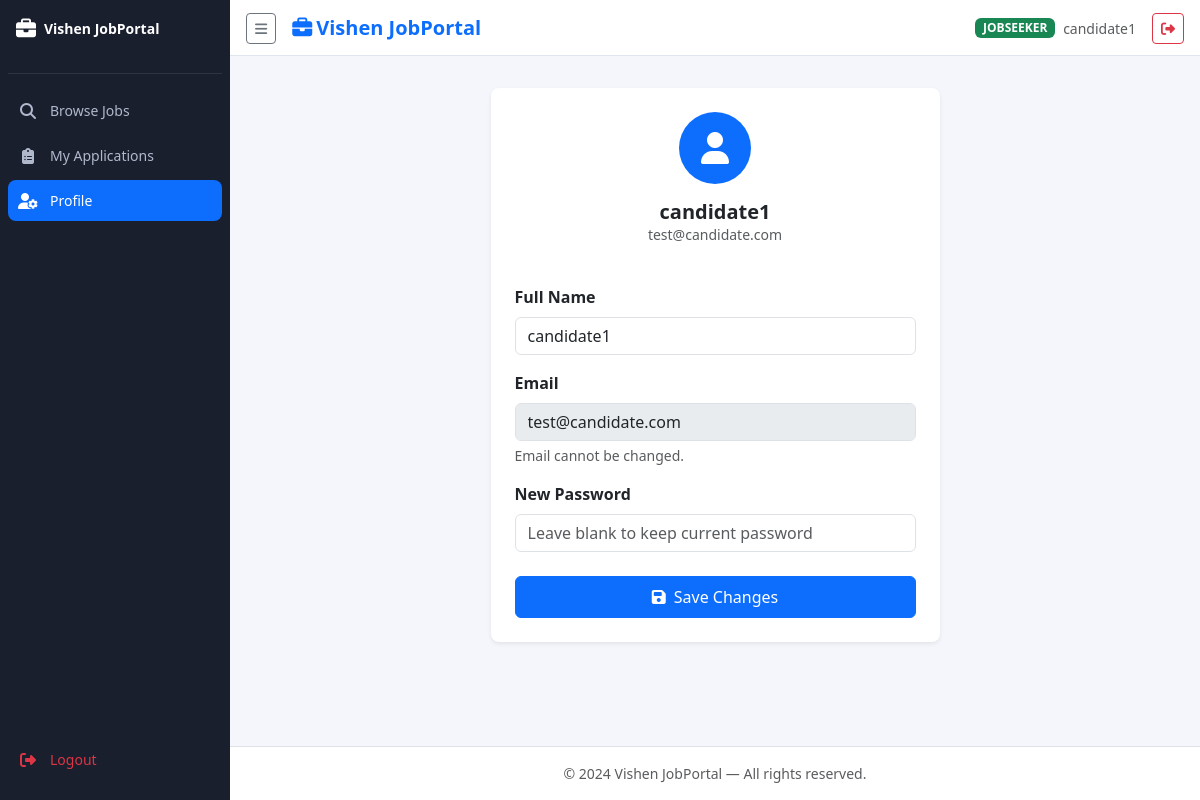
/profile (signed in), run on the app's committed database.
### tables this page shows
CREATE TABLE users (
        id INTEGER PRIMARY KEY AUTOINCREMENT,
        name TEXT NOT NULL, email TEXT UNIQUE NOT NULL,
        password TEXT NOT NULL,
        role TEXT NOT NULL CHECK(role IN ('admin','employer','jobseeker')),
        company TEXT, created_at TIMESTAMP DEFAULT CURRENT_TIMESTAMP);

### app.py (the view, shortened to what this page needs)
@app.route('/profile', methods=['GET','POST'])
@role_required('jobseeker')
def profile():
    conn = get_db()
    user = conn.execute("SELECT * FROM users WHERE id=?",(session['user_id'],)).fetchone()
    conn.close(); return render_template('profile.html', user=user)

### app.py (called while the page is built)
def get_db():
    conn = sqlite3.connect(DATABASE)
    conn.row_factory = sqlite3.Row
    return conn

def role_required(*roles):
    def decorator(f):
        @wraps(f)
        def decorated(*args, **kwargs):
            if 'user_id' not in session:
                return redirect(url_for('login'))
            if session.get('role') not in roles:
                flash('Access denied.','danger')
                return redirect(url_for('dashboard'))
            return f(*args, **kwargs)
        return decorated
    return decorator

### templates/profile.html (shortened to what this page needs)
{% extends "base.html" %}
{% block content %}
<div class="row justify-content-center">
  <div class="col-md-6">
    <div class="card border-0 shadow-sm rounded-3 p-4">
      <div class="text-center mb-4">
        <div class="bg-primary rounded-circle d-inline-flex align-items-center justify-content-center mb-3"
             style="width:72px;height:72px">
          <i class="fas fa-user fa-2x text-white"></i>
        </div>
        <h5 class="fw-bold mb-0">{{ user.name }}</h5>
        <p class="text-muted small">{{ user.email }}</p>
      </div>
      <form method="POST">
        <div class="mb-3">
          <label class="form-label fw-semibold">Full Name</label>
          <input type="text" name="name" class="form-control" value="{{ user.name }}" required>
        </div>
        <div class="mb-3">
          <label class="form-label fw-semibold">Email</label>
          <input type="email" class="form-control" value="{{ user.email }}" disabled>
          <div class="form-text">Email cannot be changed.</div>
        </div>
        <div class="mb-4">
          <label class="form-label fw-semibold">New Password</label>
          <input type="password" name="password" class="form-control"
                 placeholder="Leave blank to keep current password" minlength="6">
        </div>
        <button type="submit" class="btn btn-primary w-100 py-2">
          <i class="fas fa-save me-2"></i>Save Changes
        </button>
      </form>
    </div>
  </div>
</div>
{% endblock %}

### templates/base.html (shortened to what this page needs)
<!DOCTYPE html>
<html lang="en">
<head>
  <link href="https://cdn.jsdelivr.net/npm/bootstrap@5.3.0/dist/css/bootstrap.min.css" rel="stylesheet">
  <link href="https://cdnjs.cloudflare.com/ajax/libs/font-awesome/6.4.0/css/all.min.css" rel="stylesheet">
  <link href="{{ url_for('static', filename='css/style.css') }}" rel="stylesheet">
</head>
<body>
{% if session.user_id %}
<div class="sidebar" id="sidebar">
  <div class="sidebar-brand">
    <i class="fas fa-briefcase fa-lg"></i>
    <span class="sidebar-label ms-2 fw-bold">Vishen JobPortal</span>
  </div>
  <hr class="text-secondary mx-2">
  <ul class="sidebar-nav list-unstyled">
    {% if session.role == 'admin' %}
      <li>
        <a href="{{ url_for('dashboard') }}" class="sidebar-link {% if request.endpoint == 'dashboard' %}active{% endif %}">
          <i class="fas fa-tachometer-alt fa-fw"></i>
          <span class="sidebar-label">Dashboard</span>
        </a>
      </li>
      <li>
        <a href="{{ url_for('admin_jobs') }}" class="sidebar-link {% if request.endpoint == 'admin_jobs' %}active{% endif %}">
          <i class="fas fa-file-alt fa-fw"></i>
          <span class="sidebar-label">Manage Jobs</span>
        </a>
      </li>
      <li>
        <a href="{{ url_for('admin_employers') }}" class="sidebar-link {% if request.endpoint == 'admin_employers' %}active{% endif %}">
          <i class="fas fa-building fa-fw"></i>
          <span class="sidebar-label">Employers</span>
        </a>
      </li>
      <li>
        <a href="{{ url_for('admin_jobseekers') }}" class="sidebar-link {% if request.endpoint == 'admin_jobseekers' %}active{% endif %}">
          <i class="fas fa-users fa-fw"></i>
          <span class="sidebar-label">Jobseekers</span>
        </a>
      </li>
    {% else %}
      <li>
        <a href="{{ url_for('dashboard') }}" class="sidebar-link {% if request.endpoint == 'dashboard' %}active{% endif %}">
          <i class="fas fa-search fa-fw"></i>
          <span class="sidebar-label">Browse Jobs</span>
        </a>
      </li>
      <li>
        <a href="{{ url_for('my_applications') }}" class="sidebar-link {% if request.endpoint == 'my_applications' %}active{% endif %}">
          <i class="fas fa-clipboard-list fa-fw"></i>
          <span class="sidebar-label">My Applications</span>
        </a>
      </li>
      <li>
        <a href="{{ url_for('profile') }}" class="sidebar-link {% if request.endpoint == 'profile' %}active{% endif %}">
          <i class="fas fa-user-cog fa-fw"></i>
          <span class="sidebar-label">Profile</span>
        </a>
      </li>
    {% endif %}
    <li class="mt-auto pt-3">
      <a href="{{ url_for('logout') }}" class="sidebar-link text-danger">
        <i class="fas fa-sign-out-alt fa-fw"></i>
        <span class="sidebar-label">Logout</span>
      </a>
    </li>
  </ul>
</div>
{% endif %}
{% if session.user_id %}
<div class="main-wrapper" id="mainWrapper">
  <nav class="topbar navbar px-3">
    <button class="btn btn-sm btn-outline-secondary me-3" id="sidebarToggle">
      <i class="fas fa-bars"></i>
    </button>
    <span class="navbar-brand fw-bold text-primary">
      <i class="fas fa-briefcase me-1"></i>Vishen JobPortal
    </span>
    <div class="ms-auto d-flex align-items-center gap-2">
      <span class="badge text-uppercase
        {% if session.role == 'admin' %}bg-danger
        {% elif session.role == 'employer' %}bg-primary
        {% else %}bg-success
        {% endif %}">{{ session.role }}</span>
      <span class="d-none d-md-inline text-muted small">{{ session.name }}</span>
      <a href="{{ url_for('logout') }}" class="btn btn-sm btn-outline-danger ms-2">
        <i class="fas fa-sign-out-alt"></i>
      </a>
    </div>
  </nav>
{% endif %}
  <main class="{% if session.user_id %}container-fluid px-4{% else %}container{% endif %} py-3">
    {% block content %}{% endblock %}
  </main>
  <footer class="footer text-center text-muted small py-3 border-top">
    &copy; 2024 Vishen JobPortal &mdash; All rights reserved.
  </footer>
</div>
</body>
</html>

### static/css/style.css (style rules this page uses)
:root { --sidebar-width: 230px; --sidebar-collapsed: 60px; --sidebar-bg: #1a1f2e; --sidebar-text: #b0b8cc; --sidebar-hover: #2d3450; --sidebar-active: #0d6efd; }
body { background:#f4f6fb; font-family:'Segoe UI',sans-serif; }
.sidebar { position:fixed; top:0; left:0; height:100vh; width:var(--sidebar-width); background:var(--sidebar-bg); transition:width .3s ease; overflow:hidden; z-index:1030; display:flex; flex-direction:column; }
.sidebar-brand { padding:18px 16px; color:white; white-space:nowrap; display:flex; align-items:center; }
.sidebar-nav { padding:0 8px; flex:1; display:flex; flex-direction:column; }
.sidebar-nav li { margin-bottom:4px; }
.sidebar-link { display:flex; align-items:center; gap:12px; padding:10px; border-radius:8px; color:var(--sidebar-text); text-decoration:none; white-space:nowrap; transition:all .2s; }
.sidebar-link.active { background:var(--sidebar-active); color:white; }
.sidebar-label { font-size:.875rem; }
.main-wrapper { margin-left:var(--sidebar-width); transition:margin-left .3s; min-height:100vh; display:flex; flex-direction:column; }
.topbar { background:white; border-bottom:1px solid #e0e6ef; height:56px; position:sticky; top:0; z-index:1020; }
.footer { margin-top:auto; background:white; }

### data on the page
users: role "JOBSEEKER", name "candidate1", email "test@candidate.com"
